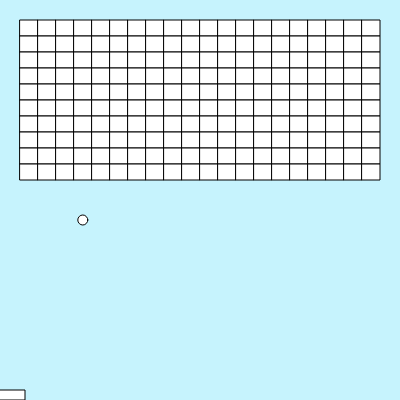
Frame 1 (no input)
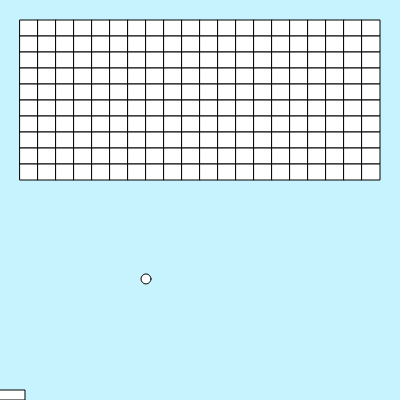
Frame 60 (no input)
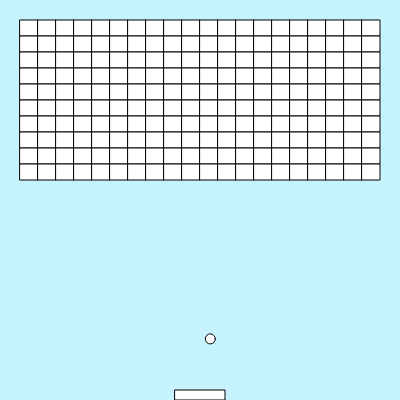
Frame 120 (the mouse pressed at the canvas centre since frame 60)

The p5.js sketch that drew these frames (run headless with seeded random() and noise() and a simulated clock; from frame 60 on, the mouse is pressed at the canvas centre):

// p5.js sketch
// ── sketch.js
var w = 400;
var h = 400;
var marginSide = 20;
var marginTop = 20;
var blockNumX = 20;
var blockNumY = 10;
var blockW = (w - marginSide * 2) / blockNumX;
var blockH = (w / 2 - marginTop * 2) / blockNumY;
var blocks = new Array(blockNumX * blockNumY);
var blockCount = blockNumX * blockNumY;
var ball;
var gameStatus;
var ballR = 5;
var barLength = 50;
var barHeight = 10;

function setup() {
  createCanvas(w, h);
  reset();
}

function draw() {
  background(198, 243, 253);
  fill(255);
  for(i = 0 ;i < blocks.length;i++){
    block = blocks[i];
    if(block[2]){
      rect(block[0], block[1], blockW, blockH);
    }
  }

  ellipse(ball[0], ball[1], ballR * 2);
  ball = [ball[0] + ball[2], ball[1] + ball[3], ball[2], ball[3]];

  rect(mouseX - barLength / 2, h - barHeight, barLength, barHeight);

  checkCollision();

  ckeckGameStatus();

  if(gameStatus === "end"){
    background(0);
    noLoop();
    fill(255);
    rect(w/2-50, h/2-50, 100, 80);
    fill(0);
    text("GAME OVER", w/ 2- 40, h/ 2 -15);
    text("Click Restart", w/ 2- 40, h/ 2 + 5);
  }

}

function ckeckGameStatus(){
  if(ball[1] > h || blockCount === 0){
    gameStatus = "end"
  }
}

function mousePressed(){
  if(gameStatus === "end"){
    reset();
  }
}

function reset(){
  for(y = 0; y < blockNumY; y++){
    for(x = 0; x < blockNumX; x++){
      blocks[y * blockNumX + x] = [marginSide + x * blockW, marginTop + y * blockH, true];
    }
  }
  var v = random();
  var u = sqrt(1 - v * v);
  ball = [random(w), h / 2 + 20, v * 5 - 2.5, u * 5 - 2.5];
  gameStatus = "ready";
  loop();
}

function checkCollision(){
  if(ball[0] < ballR || ball[0] > w - ballR || ball[1] < ballR){
    checkCollisionWall();
  }else if(ball[1] > h - ballR){
    checkCollisionBar();
  }else if(ball[1] < h / 2){
    checkCollisionBlock();
  }
}

function checkCollisionBlock(){
  var xnum = int((ball[0] - marginSide) / blockW);
  var ynum = int((ball[1] - marginTop) / blockH);
  var pre_xnum = int((ball[0] - ball[2] - marginSide) / blockW);
  var pre_ynum = int((ball[1] - ball[3] - marginTop) / blockH);
  var block = blocks[ynum * blockNumX + xnum];
  if(ynum > blockNumY - 1 || xnum > blockNumX - 1 ){
    return false;
  }
  if(block && block[2]){
    if(xnum !== pre_xnum){
      reverseX();
    }else if(ynum !== pre_ynum){
      reverseY();
    }
    block[2] = false;
    blockCount--;
  }
}

function checkCollisionBar(){
  var barLeft = mouseX - barLength / 2;
  var barRight = mouseX + barLength / 2;
  if(ball[0] > barLeft && ball[0] < barRight && h - (barHeight + ballR * 2) < ball[1]){
    reverseY();
  }
}

function checkCollisionWall(){
  if(ball[0] < ballR || ball[0] > w - ballR){
    reverseX();
  }else{ // ball[1] < ballR
    reverseY();
  }
}

function reverseX(){
  ball[0] = ball[0] - ball[2];
  ball[2] = -ball[2];
}

function reverseY(){
  ball[1] = ball[1] - ball[3];
  ball[3] = -ball[3];
}
